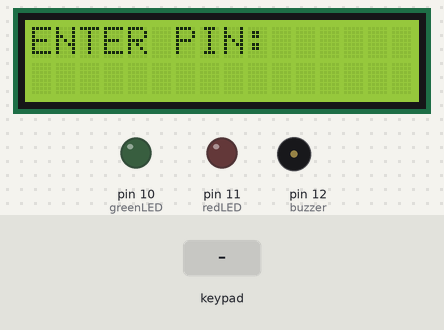
Bench run of a sketch on a simulated Arduino Uno, built with avr-gcc and run on an emulated ATmega328P. On the bench: 16×2 character LCD, output pins drawn as LEDs (lit = HIGH), buzzer (waves = sounding). Inputs (shaded band) come from the test bench.

Above: at 1.2 s.
1.3 s: keypad keys 1 2 3 4 pressed 0.4 s apart
At 4.0 s:
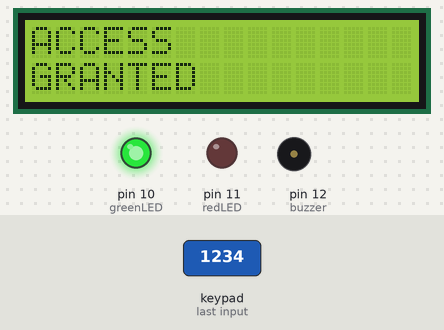
4.4 s: keypad keys 2 3 4 5 pressed 0.4 s apart
At 7.0 s:
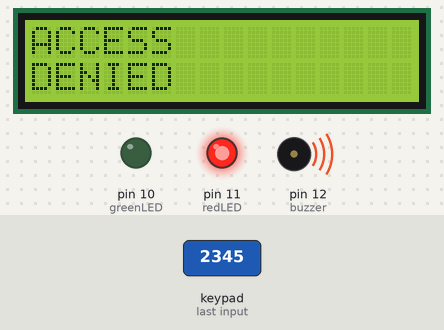
9.0 s: key '1' pressed
At 9.7 s:
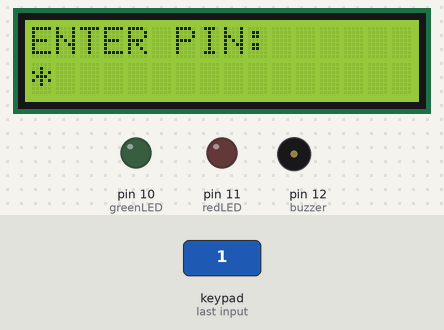
10.5 s: key '2' pressed
At 10.9 s:
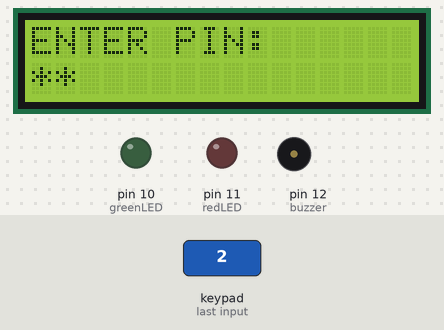
Timing chart, 0 to 13.0 s (numbered marks = the images above; inputs shaded):
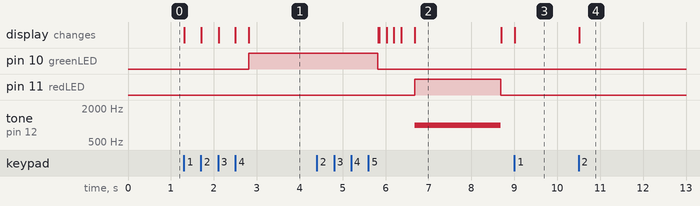

The sketch:

keypad.ino
```cpp
#include <Wire.h>
#include <LiquidCrystal_I2C.h>
#include <Keypad.h>

LiquidCrystal_I2C lcd(0x27,16,2);

// Keypad
const byte ROWS = 4;
const byte COLS = 4;

char keys[ROWS][COLS]={
{'1','2','3','A'},
{'4','5','6','B'},
{'7','8','9','C'},
{'*','0','#','D'}
};

byte rowPins[ROWS]={2,3,4,5};
byte colPins[COLS]={6,7,8,9};

Keypad keypad=Keypad(makeKeymap(keys),rowPins,colPins,ROWS,COLS);

const int greenLED=10;
const int redLED=11;
const int buzzer=12;

String password="1234";
String input="";

int attempts=0;

void setup()
{
  lcd.init();
  lcd.backlight();

  pinMode(greenLED,OUTPUT);
  pinMode(redLED,OUTPUT);
  pinMode(buzzer,OUTPUT);

  lcd.setCursor(0,0);
  lcd.print("ENTER PIN:");
}

void loop()
{
  char key=keypad.getKey();

  if(key)
  {
    if(key>='0' && key<='9')
    {
      input+=key;

      lcd.setCursor(input.length()-1,1);
      lcd.print("*");
    }

    if(input.length()==4)
    {
      delay(300);

      lcd.clear();

      if(input==password)
      {
        lcd.print("ACCESS");
        lcd.setCursor(0,1);
        lcd.print("GRANTED");

        digitalWrite(greenLED,HIGH);

        delay(3000);

        digitalWrite(greenLED,LOW);

        attempts=0;
      }
      else
      {
        lcd.print("ACCESS");
        lcd.setCursor(0,1);
        lcd.print("DENIED");

        digitalWrite(redLED,HIGH);

        tone(buzzer,1000);

        delay(2000);

        noTone(buzzer);

        digitalWrite(redLED,LOW);

        attempts++;

        if(attempts>=3)
        {
          lcd.clear();
          lcd.print("SYSTEM LOCK");
          lcd.setCursor(0,1);
          lcd.print("WAIT 10 SEC");

          delay(10000);

          attempts=0;
        }
      }

      input="";

      lcd.clear();
      lcd.print("ENTER PIN:");
    }
  }
}
```

Measured:
- after the input at 1.3 s, pin 10 (greenLED): LOW → HIGH after 1.5 s; the display: first changes at once (image 1 shows a later state)
- after the input at 4.4 s, pin 11 (redLED): LOW → HIGH after 2.3 s, → LOW 2.0 s later; tone on pin 12 (buzzer): silent → 1000 Hz after 2.3 s, → silent 2.0 s later; the display: first differs from a run without the input after 1.5 s (image 2 shows a later state)
- after the input at 9.0 s, the display: changes at once (image 3)
- after the input at 10.5 s, the display: changes at once (image 4)
- what the display in image 2 shows lasts 2.0 s, from 6.7 s to 8.7 s
